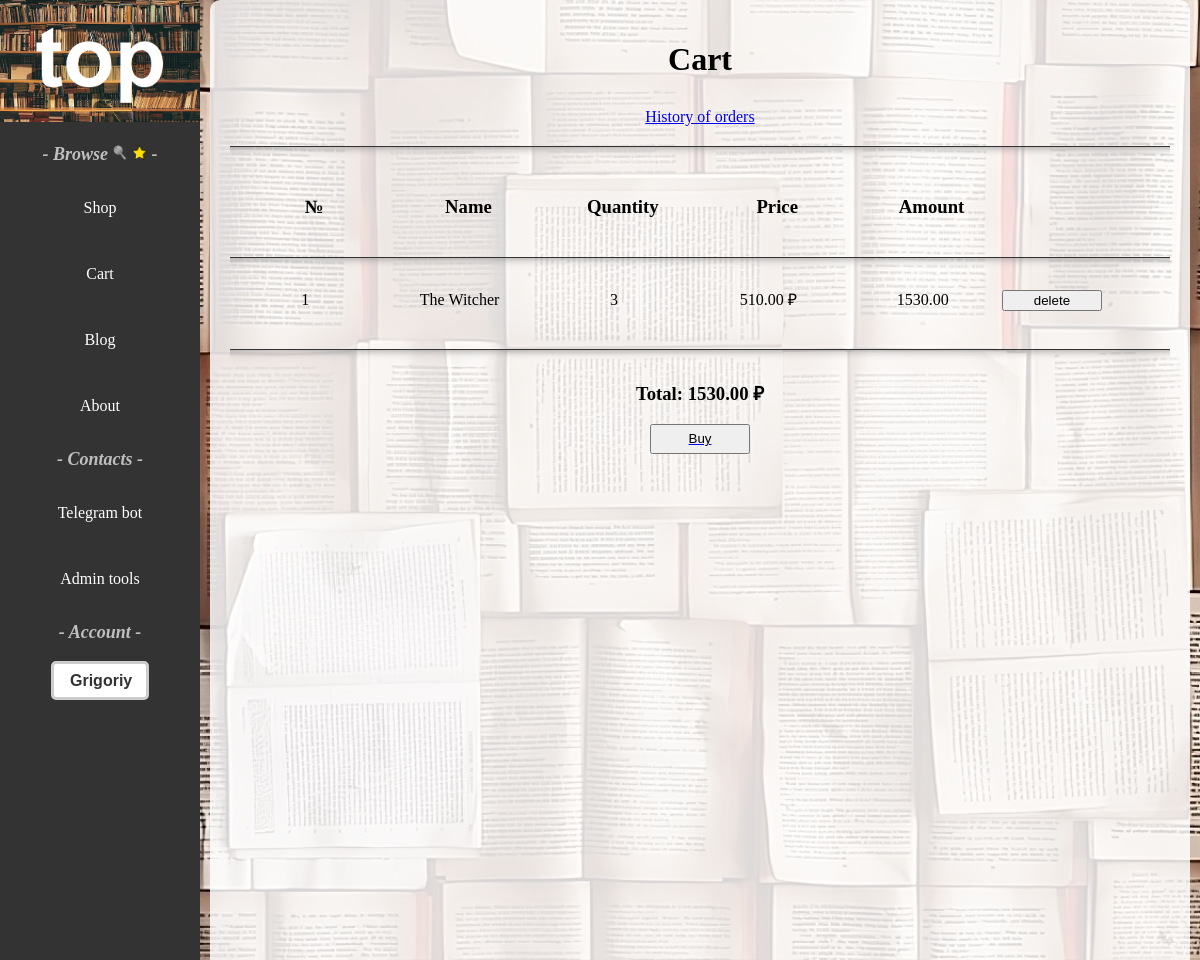
Page /shop/cart_view/ (signed in) on the committed database.
### shop/models.py (models this page shows, shortened)
class OrderItem(models.Model):
    order = models.ForeignKey(Order, on_delete=models.CASCADE)
    product = models.ForeignKey(Product, on_delete=models.PROTECT)
    quantity = models.PositiveIntegerField(default=1)
    price = models.DecimalField(max_digits=20, decimal_places=2)
    discount = models.DecimalField(max_digits=20, decimal_places=2, default=0)
    class Meta:
        ordering = ['pk']
    @property
    def amount(self):
        return self.quantity * (self.price - self.discount)

class Product(models.Model):
    CATEGORY_CHOICES = (
        ('F', 'Fantasy'),
        ('D', 'Detective'),
        ('H', 'Horror'),
        ('A', 'Adults'),
        ('P', 'Poetry'),
        ('DR', 'Drama'),
        ('HIS', 'History'),
        ('C', 'Comedy'),
    )
    name = models.CharField(max_length=255, verbose_name='product_name')
    code = models.CharField(max_length=255, verbose_name='product_code')  # Уникальный код продукта
    price = models.DecimalField(max_digits=20, decimal_places=2)
    unit = models.CharField(max_length=255, blank=True, null=True)
    image_url = models.URLField(blank=True, null=True)
    note = models.TextField(blank=True, null=True)
    category = models.CharField(max_length=3, choices=CATEGORY_CHOICES, blank=True, null=True)
    class Meta:
        ordering = ['pk']
    def __str__(self):
        return f'{self.name}'

class Order(models.Model):
    STATUS_CART = '1_cart'
    STATUS_WAITING_FOR_PAYMENT = '2_waiting_for_payment'
    STATUS_PAID = '3_paid'
    STATUS_CHOICES = [
        (STATUS_CART, 'cart'),
        (STATUS_WAITING_FOR_PAYMENT, 'waiting_for_payment'),
        (STATUS_PAID, 'paid')
    ]
    user = models.ForeignKey(User, on_delete=models.CASCADE)
    status = models.CharField(max_length=32, choices=STATUS_CHOICES, default=STATUS_CART)
    amount = models.DecimalField(max_digits=20, decimal_places=2, blank=True, null=True)
    creation_time = models.DateTimeField(auto_now_add=True)
    payment = models.ForeignKey(Payment, on_delete=models.PROTECT, blank=True, null=True)
    comment = models.TextField(blank=True, null=True)
    class Meta:
        ordering = ['pk']
    @staticmethod
    def get_cart(user: User):
        cart = Order.objects.filter(user=user,
                                    status=Order.STATUS_CART
                                    ).first()
        if not cart:
            cart = Order.objects.create(user=user,
                                        status=Order.STATUS_CART,
                                        amount=0)
        return cart

### shop/views.py (the view)
# urls.py: path('cart_view/', cart_view, name='cart_view'),
@login_required(login_url=reverse_lazy('login'))
def cart_view(request):
    cart = Order.get_cart(request.user)
    items = cart.orderitem_set.all()
    context = {
        'cart': cart,
        'items': items,
    }
    return render(request, 'shop/cart.html', context)

### templates/shop/cart.html (shortened to what this page needs)
{% extends 'base-page.html' %}
{% load static %}
{% block container %}
    <div class="cartbackground">
        <p><h1 style="text-align: center;">Cart</h1>
        <p style="text-align: center;"><a href="{% url 'history_orders' %}">History of orders</a></p>
        <hr class="hr-shadow">
        <div class="cartParts">
            <div class="cartPartsInside">
                <h3>№</h3>
            </div>
            <div class="cartPartsInside">
                <h3>Name</h3>
            </div>
            <div class="cartPartsInside">
                <h3>Quantity</h3>
            </div>
            <div class="cartPartsInside">
                <h3>Price</h3>
            </div>
            <div class="cartPartsInside">
                <h3>Amount</h3>
            </div>
            <div class="cartPartsInside">
            </div>
        </div>
        <hr class="hr-shadow">
        {% for item in items %}
            <div class="row">
                <div class="cartPartsInside">
                    {{ forloop.counter }}
                </div>
                <div class="cartPartsInside">
                    {{ item.product }}
                </div>
                <div class="cartPartsInside">
                    {{ item.quantity }}
                </div>
                <div class="cartPartsInside">
                    {{ item.price }} ₽
                </div>
                <div class="cartPartsInside">
                    {{ item.amount }}
                </div>
                <div class="cartPartsInside">
                    <form method="post" action="{% url 'cart_delete_item' item.pk %}">
                        <button type="submit" style="width: 100px;">delete</button>
                    </form>
                </div>
            </div>
            <br>
        {% endfor %}
        <hr class="hr-shadow">
        <h3 style="text-align: center;">Total: {{ cart.amount }} ₽</h3>
        <a href="{% url 'make_order' %}"><button style="margin: 0 auto; display: block; width: 100px; height: 30px;">
            Buy</button></a>
    </div>
{% endblock container%}

### templates/base-page.html (shortened to what this page needs)
{% load static %}
<!DOCTYPE html>
<html lang="en">
<head>
    <link rel="stylesheet" href="{% static 'css/style.css' %}" type="text/css">
</head>
<body>
<div class="backgroundForImage" style="background-image: url('{% static 'images/mainwallpaper.jpeg' %}');">
    <div class="headerPosition">
        <header class="vertical-header">
            <div class="logo">
            <a href="/"><img src="{% static 'images/logo.png' %}" alt="logo"></a>
            </div>
            <p class="titlesheader">- Browse
                <a href="{% url 'search_page' %}" style="text-decoration: none;">
                    <img style="width: 15px; height: 15px;" src="{% static 'images/magnifier.png'%}">
                </a>
                {% if user.is_authenticated %}
                    <a href="{% url 'favorite_page' %}" style="text-decoration: none;">
                        <img style="width: 15px; height: 15px;" src="{% static 'images/favorites.png'%}">
                    </a>
                {% endif %}
                -
            </p>
            <nav>
            <ul>
                <li><a href="{% url 'shop' %}">Shop</a></li>
                <li><a href="{% url 'cart_view' %}">Cart</a></li>
                <li><a href="{% url 'blog' %}">Blog</a></li>
                <li><a href="{% url 'about' %}">About</a></li>
            </ul>
            </nav>
            <p class="titlesheader">- Contacts -</p>
            <nav>
                <ul>
                    <li><a href="https://t.me/BooksStorePaymentsbot" target="_blank">Telegram bot</a></li>
                </ul>
                {% if user.is_staff %}
                <ul>
                    <li><a href="/admin">Admin tools</a></li>
                </ul>
                {% else %}
                <ul>
                    <li><a href="{% url 'contact' %}">Email</a></li>
                </ul>
                {% endif %}
            </nav>
            <p class="titlesheader">- Account -</p>
            <nav>
                <select class="selectHeader" onchange="location = this.value;">
                  <option>
                      {% if user.is_authenticated %}
                        {{ user.username }}
                      {% else %}
                        Log in / Register ↓
                      {% endif %}
                  </option>
                </select>
            </nav>
        </header>
    </div>
{% block container %}
{% endblock container %}
</div>
</body>
</html>

### static/css/style.css (style rules this page uses)
.vertical-header { position: fixed; left: 0; top: 0; height: 100vh; width: 200px; background-color: #333; color: #fff; text-align: center; }
.vertical-header .logo { padding: 0; }
.vertical-header .logo img { max-width: 100%; }
.vertical-header nav ul { list-style: none; padding: 0; margin: 0; }
.vertical-header nav li { margin-bottom: 1rem; }
.vertical-header nav a { display: block; padding: 1rem; color: #fff; text-decoration: none; }
.headerPosition { width: 200px; height: 953px; position: fixed; }
.titlesheader { color: #ffffffb0; font-size: large; font-style: oblique; font-weight: bold; }
h1 { text-align: center; margin-bottom: 30px; }
form { display: flex; flex-direction: column; }
.backgroundForImage { background-repeat: no-repeat; background-size: cover; position: fixed; top: 0; left: 0; width: 100%; height: 100%; overflow: scroll; }
.selectHeader { appearance: none; background-color: #fff; border: 3px solid #ccc; border-radius: 5px; padding: 8px 13px 8px 16px; font-size: 16px; font-weight: bold; color: #333; cursor: pointer; }
.cartbackground, .detailsBackground, .aboutBackground { max-width: 1300.400px; height: 100%; background-color: rgba(255, 255, 255, 0.837); margin-left: 210px; margin-right: 10px; padding: 20px; opacity: 0.999; border-radius: 10px; }
.hr-shadow { margin: 20px 0; padding: 0; height: 10px; border: none; border-top: 1px solid #333; box-shadow: 0 10px 10px -10px #8c8b8b inset; }
.cartParts { text-align: center; }
.cartPartsInside { display: inline-block; width: 16%; text-align: center; }

### rows in the picture
OrderItem: product "The Witcher", quantity "3", price "510.00", amount "1530.00"
Order: amount "1530.00"
